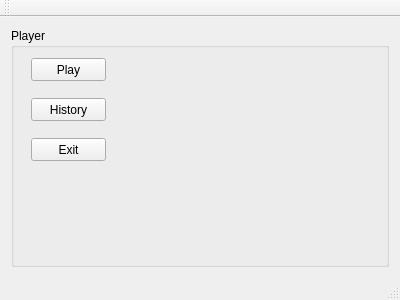
<?xml version="1.0" encoding="UTF-8"?>
<ui version="4.0">
 <class>MainWindow</class>
 <widget class="QMainWindow" name="MainWindow">
  <property name="geometry">
   <rect>
    <x>0</x>
    <y>0</y>
    <width>400</width>
    <height>300</height>
   </rect>
  </property>
  <property name="windowTitle">
   <string>MainWindow</string>
  </property>
  <widget class="QWidget" name="centralWidget">
   <layout class="QGridLayout" name="gridLayout">
    <item row="0" column="0">
     <widget class="QGroupBox" name="groupBox">
      <property name="title">
       <string>Player</string>
      </property>
      <widget class="QPushButton" name="play">
       <property name="geometry">
        <rect>
         <x>20</x>
         <y>30</y>
         <width>75</width>
         <height>23</height>
        </rect>
       </property>
       <property name="text">
        <string>Play</string>
       </property>
      </widget>
      <widget class="QPushButton" name="history">
       <property name="geometry">
        <rect>
         <x>20</x>
         <y>70</y>
         <width>75</width>
         <height>23</height>
        </rect>
       </property>
       <property name="text">
        <string>History</string>
       </property>
      </widget>
      <widget class="QPushButton" name="exit">
       <property name="geometry">
        <rect>
         <x>20</x>
         <y>110</y>
         <width>75</width>
         <height>23</height>
        </rect>
       </property>
       <property name="text">
        <string>Exit</string>
       </property>
      </widget>
     </widget>
    </item>
   </layout>
  </widget>
  <widget class="QMenuBar" name="menuBar">
   <property name="geometry">
    <rect>
     <x>0</x>
     <y>0</y>
     <width>400</width>
     <height>21</height>
    </rect>
   </property>
  </widget>
  <widget class="QToolBar" name="mainToolBar">
   <attribute name="toolBarArea">
    <enum>TopToolBarArea</enum>
   </attribute>
   <attribute name="toolBarBreak">
    <bool>false</bool>
   </attribute>
  </widget>
  <widget class="QStatusBar" name="statusBar"/>
 </widget>
 <layoutdefault spacing="6" margin="11"/>
 <resources/>
 <connections/>
</ui>
